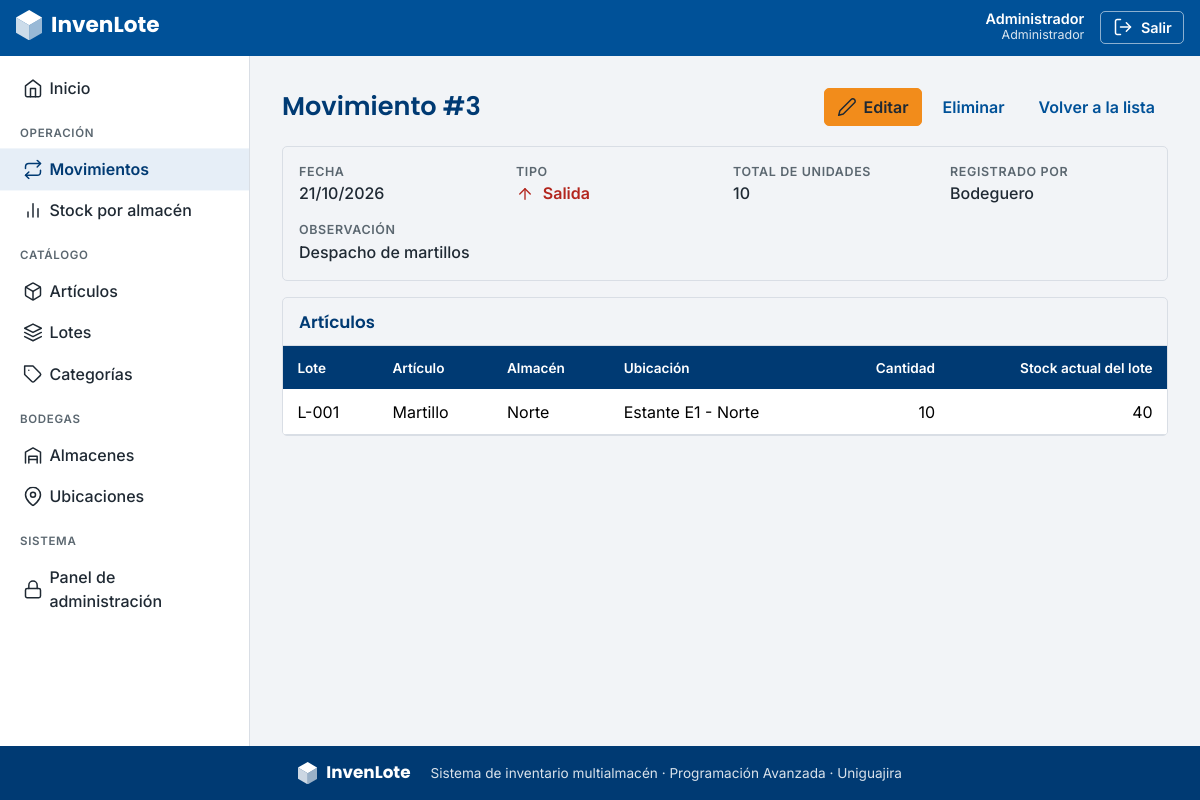
The app's page /movimientos/3/ (signed in) with its own data.
### apps/usuarios/models.py (models this page shows, shortened)
class Usuario(AbstractUser):
    class Rol(models.TextChoices):
        ADMIN = "ADMIN", "Administrador"
        JEFE = "JEFE", "Jefe de bodega"
        BODEGUERO = "BODEGUERO", "Bodeguero"
    pk_usu_id = models.BigAutoField(primary_key=True)
    usu_rol = models.CharField("rol", max_length=10, choices=Rol.choices, default=Rol.BODEGUERO)
    class Meta:
        db_table = "tbl_usuario"
        verbose_name = "usuario"
        verbose_name_plural = "usuarios"
    def __str__(self):
        return self.get_full_name() or self.username

### apps/movimientos/models.py (models this page shows, shortened)
class Movimiento(models.Model):
    TIPOS = [("ENTRADA", "Entrada"), ("SALIDA", "Salida")]
    pk_mov_id = models.BigAutoField(primary_key=True)
    mov_fecha = models.DateField("fecha")
    mov_tipo = models.CharField("tipo", max_length=10, choices=TIPOS)
    mov_observacion = models.CharField("observación", max_length=200, blank=True)
    fk_usu = models.ForeignKey(
        settings.AUTH_USER_MODEL,
        on_delete=models.PROTECT,
        related_name="movimientos",
        verbose_name="registrado por",
        editable=False,
    )
    lotes = models.ManyToManyField("lotes.Lote", through="detalles_movimiento.DetalleMovimiento")
    class Meta:
        db_table = "tbl_movimiento"
        verbose_name = "movimiento"
        verbose_name_plural = "movimientos"

### apps/detalles_movimiento/models.py (models this page shows, shortened)
class DetalleMovimiento(models.Model):
    pk_det_id = models.BigAutoField(primary_key=True)
    fk_mov = models.ForeignKey("movimientos.Movimiento", on_delete=models.CASCADE, verbose_name="movimiento")
    fk_lot = models.ForeignKey("lotes.Lote", on_delete=models.PROTECT, verbose_name="lote")
    det_cantidad = models.PositiveIntegerField("cantidad")
    class Meta:
        db_table = "tbl_detalle_movimiento"
        verbose_name = "detalle de movimiento"
        verbose_name_plural = "detalles de movimiento"

### apps/lotes/models.py (models this page shows, shortened)
class Lote(models.Model):
    pk_lot_id = models.BigAutoField(primary_key=True)
    fk_art = models.ForeignKey(
        "articulos.Articulo", on_delete=models.CASCADE, related_name="lotes", verbose_name="artículo"
    )
    fk_ubi = models.ForeignKey(
        "ubicaciones.Ubicacion", on_delete=models.PROTECT, related_name="lotes", verbose_name="ubicación"
    )
    lot_codigo = models.CharField("código", max_length=30)
    lot_fecha_vencimiento = models.DateField("fecha de vencimiento", null=True, blank=True)
    class Meta:
        db_table = "tbl_lote"
        verbose_name = "lote"
        verbose_name_plural = "lotes"
    @admin.display(description="Stock actual")
    def stock_actual(self):
        r = self.detallemovimiento_set.aggregate(
            entradas=Sum("det_cantidad", filter=Q(fk_mov__mov_tipo="ENTRADA")),
            salidas=Sum("det_cantidad", filter=Q(fk_mov__mov_tipo="SALIDA")),
        )
        return (r["entradas"] or 0) - (r["salidas"] or 0)

### apps/articulos/models.py (models this page shows, shortened)
class Articulo(models.Model):
    pk_art_id = models.BigAutoField(primary_key=True)
    fk_cat = models.ForeignKey(
        "categorias.Categoria", on_delete=models.PROTECT, related_name="articulos", verbose_name="categoría"
    )
    art_codigo = models.CharField("código", max_length=30, unique=True)
    art_nombre = models.CharField("nombre", max_length=100)
    art_unidad = models.CharField("unidad", max_length=20)
    class Meta:
        db_table = "tbl_articulo"
        verbose_name = "artículo"
        verbose_name_plural = "artículos"

### apps/ubicaciones/models.py (models this page shows)
class Ubicacion(models.Model):
    pk_ubi_id = models.BigAutoField(primary_key=True)
    fk_alm = models.ForeignKey(
        "almacenes.Almacen", on_delete=models.CASCADE, related_name="ubicaciones", verbose_name="almacén"
    )
    ubi_estante = models.CharField("estante", max_length=20)
    ubi_nivel = models.CharField("nivel", max_length=20, blank=True)
    class Meta:
        db_table = "tbl_ubicacion"
        verbose_name = "ubicación"
        verbose_name_plural = "ubicaciones"
    def __str__(self):
        return f"Estante {self.ubi_estante} - {self.fk_alm}"

### apps/almacenes/models.py (models this page shows)
class Almacen(models.Model):
    pk_alm_id = models.BigAutoField(primary_key=True)
    alm_nombre = models.CharField("nombre", max_length=100)
    alm_direccion = models.CharField("dirección", max_length=150)
    class Meta:
        db_table = "tbl_almacen"
        verbose_name = "almacén"
        verbose_name_plural = "almacenes"
    def __str__(self):
        return self.alm_nombre

### apps/movimientos/views.py (the view)
# urls.py: path("<int:pk>/", views.detalle, name="detalle"),
@login_required
@permission_required("movimientos.view_movimiento", raise_exception=True)
def detalle(request, pk):
    movimiento = get_object_or_404(Movimiento.objects.select_related("fk_usu"), pk=pk)
    filas = movimiento.detallemovimiento_set.select_related(
        "fk_lot__fk_art", "fk_lot__fk_ubi__fk_alm"
    ).order_by("pk")
    total = filas.aggregate(t=Sum("det_cantidad"))["t"] or 0
    contexto = {"movimiento": movimiento, "filas": filas, "total": total}
    return render(request, "movimientos/movimiento_detail.html", contexto)

### config/context.py (called while the page is built)
def rol_usuario(request):
    usuario = request.user
    if not usuario.is_authenticated:
        return {}
    return {"rol": usuario.get_usu_rol_display()}

### templates/movimientos/movimiento_detail.html (shortened to what this page needs)
{% extends "base.html" %}
{% block contenido %}
<div class="encabezado">
  <h1>Movimiento #{{ movimiento.pk }}</h1>
  <div class="d-flex flex-wrap gap-2">
    {% if perms.movimientos.change_movimiento %}<a class="btn btn-accion" href="{% url 'movimientos:editar' movimiento.pk %}">{% include "includes/icono.html" with nombre="pencil" %}Editar</a>{% endif %}
    {% if perms.movimientos.delete_movimiento %}<a class="btn btn-texto" href="{% url 'movimientos:eliminar' movimiento.pk %}">Eliminar</a>{% endif %}
    <a class="btn btn-texto" href="{% url 'movimientos:lista' %}">Volver a la lista</a>
  </div>
</div>
<div class="card mb-3">
  <dl class="ficha mb-0">
    <div><dt>Fecha</dt><dd>{{ movimiento.mov_fecha|date:"d/m/Y" }}</dd></div>
    <div><dt>Tipo</dt><dd>{% if movimiento.mov_tipo == "ENTRADA" %}<span class="estado-entrada">{% include "includes/icono.html" with nombre="entrada" %}Entrada</span>{% else %}<span class="estado-salida">{% include "includes/icono.html" with nombre="salida" %}Salida</span>{% endif %}</dd></div>
    <div><dt>Total de unidades</dt><dd>{{ total }}</dd></div>
    <div><dt>Registrado por</dt><dd>{{ movimiento.fk_usu }}</dd></div>
    <div style="grid-column:1/-1"><dt>Observación</dt><dd>{{ movimiento.mov_observacion|default:"Sin observación" }}</dd></div>
  </dl>
</div>
<div class="card tabla-tarjeta">
  <h2 class="bloque-titulo">Artículos</h2>
  <div class="table-responsive">
    <table class="table align-middle mb-0">
      <thead><tr><th>Lote</th><th>Artículo</th><th>Almacén</th><th>Ubicación</th><th class="text-end">Cantidad</th><th class="text-end">Stock actual del lote</th></tr></thead>
      <tbody>
        {% for d in filas %}
        <tr>
          <td>{{ d.fk_lot.lot_codigo }}</td><td>{{ d.fk_lot.fk_art.art_nombre }}</td>
          <td>{{ d.fk_lot.fk_ubi.fk_alm.alm_nombre }}</td><td>{{ d.fk_lot.fk_ubi }}</td>
          <td class="text-end">{{ d.det_cantidad }}</td><td class="text-end">{{ d.fk_lot.stock_actual }}</td>
        </tr>
        {% endfor %}
      </tbody>
    </table>
  </div>
</div>
{% endblock %}

### templates/includes/navbar.html (shortened to what this page needs)
<header class="barra-superior">
  <div class="barra-interna">
    <a class="marca" href="{% url 'inicio' %}" aria-label="InvenLote, ir al inicio">
      {% include "includes/logo.html" with blanco=True %}
    </a>
    {% if user.is_authenticated %}
    <div class="usuario">
      <div class="usuario-datos d-none d-sm-block">
        <div class="usuario-nombre">{{ user.get_full_name|default:user.username }}</div>
        <div class="usuario-rol">{{ rol }}</div>
      </div>
      <form method="post" action="{% url 'logout' %}">
        <button type="submit" class="btn-salir">{% include "includes/icono.html" with nombre="salir" %}<span>Salir</span></button>
      </form>
    </div>
    {% endif %}
  </div>
</header>

### static/invenlote/app.css (style rules this page uses)
:root { --il-azul: #005198; --il-azul-oscuro: #003A73; --il-naranja: #F28C1B; --il-gris: #F2F4F7; --il-texto: #1F2933; --il-suave: #5B6770; --il-borde: #D9DEE5; --il-rojo: #B3261E; --il-verde: #1E7B3A; --bs-primary: var(--il-azul); --bs-primary-rgb: 0, 81, 152; --bs-link-color: var(--il-azul); --bs-link-color-rgb: 0, 81, 152; --bs-link-hover-color: var(--il-azul-oscuro); --bs-body-color: var(--il-texto); --bs-body-bg: var(--il-gris); --bs-body-font-family: 'Inter', system-ui, -apple-system, 'Segoe UI', sans-serif; --bs-border-color: var(--il-borde); --bs-border-radius: 5px; --bs-border-radius-sm: 5px; --bs-border-radius-lg: 5px; }
body { background: var(--il-gris); color: var(--il-texto); display: flex; flex-direction: column; min-height: 100vh; }
h1, h2, h3, h4, h5, h6, .h1, .h2, .h3 { font-family: 'Poppins', 'Inter', sans-serif; font-weight: 600; color: var(--il-azul-oscuro); }
a { text-decoration: none; }
.btn { border-radius: 5px; font-weight: 600; display: inline-flex; align-items: center; justify-content: center; }
.btn-accion { background: var(--il-naranja); border-color: var(--il-naranja); color: var(--il-texto); }
.btn-texto { background: transparent; border-color: transparent; color: var(--il-azul); }
.barra-superior { background: var(--il-azul); color: #fff; position: sticky; top: 0; z-index: 1030; }
.barra-interna { display: flex; align-items: center; gap: .75rem; padding: .6rem 1rem; max-width: 1500px; margin: 0 auto; }
.marca { color: #fff; margin-right: auto; }
.usuario { display: flex; align-items: center; gap: 1rem; }
.usuario-nombre { font-weight: 600; font-size: .9rem; line-height: 1.1; text-align: right; }
.usuario-rol { font-size: .78rem; opacity: .85; text-align: right; }
.btn-salir { background: transparent; color: #fff; border: 1px solid rgba(255,255,255,.55); border-radius: 5px; padding: .3rem .7rem; font-weight: 600; font-size: .9rem; }
.encabezado { display: flex; flex-wrap: wrap; align-items: center; justify-content: space-between; gap: .75rem 1rem; margin-bottom: 1.25rem; }
.encabezado h1 { font-size: 1.6rem; margin: 0; }
.card { border-color: var(--il-borde); border-radius: 5px; box-shadow: none; }
.tabla-tarjeta { overflow: hidden; }
.table { --bs-table-bg: #fff; margin-bottom: 0; }
.table thead th { background: var(--il-azul-oscuro); color: #fff; font-weight: 600; font-size: .85rem; white-space: nowrap; border-bottom: 0; padding: .7rem .9rem; }
.table td { padding: .65rem .9rem; vertical-align: middle; }
.estado-salida { color: var(--il-rojo); font-weight: 600; }
.bloque-titulo { font-size: 1.05rem; padding: .85rem 1rem; margin: 0; border-bottom: 1px solid var(--il-borde); }
.ficha { display: grid; grid-template-columns: repeat(auto-fit, minmax(170px, 1fr)); gap: 1rem; padding: 1rem; }
.ficha dt { font-size: .78rem; text-transform: uppercase; letter-spacing: .05em; color: var(--il-suave); font-weight: 600; }
.ficha dd { margin: 0; font-weight: 500; }

### records on screen
Usuario: get_full_name "Administrador", first_name "Administrador"
Movimiento: pk "3", mov_fecha "21/10/2026", fk_usu "Bodeguero", mov_observacion "Despacho de martillos"
DetalleMovimiento: fk_lot.lot_codigo "L-001", fk_lot.fk_art.art_nombre "Martillo", fk_lot.fk_ubi.fk_alm.alm_nombre "Norte", fk_lot.fk_ubi "Estante E1 - Norte", det_cantidad "10", fk_lot.stock_actual "40"

### other values on screen
{{ total }} "10"
